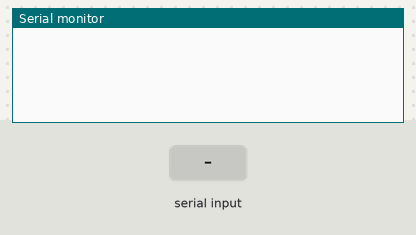
Bench run of a sketch on a simulated Arduino Uno, built with avr-gcc and run on an emulated ATmega328P. On the bench: the last lines printed to the serial monitor. The inputs (shaded band) are chosen by the test bench.

Above: at 1.2 s.
1.3 s: "MAJU" received over the second serial link
At 2.7 s:
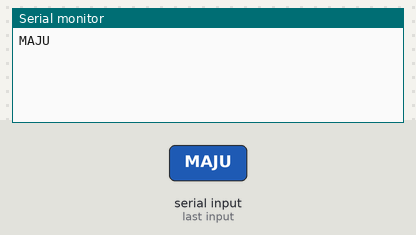
3.8 s: "MUNDUR" received over the second serial link
At 5.8 s:
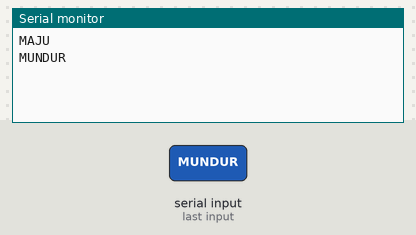
6.3 s: "1" received over the second serial link
At 7.6 s:
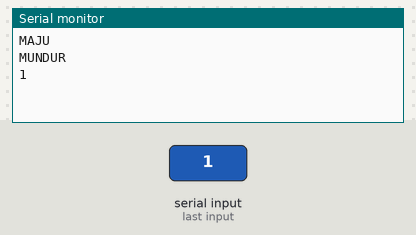

Measured:
- after the input at 1.3 s, the serial monitor: prints a new line after 1.0 s (image 1)
- after the input at 3.8 s, the serial monitor: prints a new line after 1.0 s (image 2)
- after the input at 6.3 s, the serial monitor: prints a new line after 1.0 s (image 3)

The sketch:

HC-05_RemoteControl.ino
```cpp
//----------------HC-05 Bluetooth--------------------//
//-----untuk yang ada garis miring 2 (//)------------//
//----Hapus dan sesuaikan dengan program.------------//
//--gabungkan program untuk HC-05 dan L298N----------//
//--Tambahkan penjelasan untuk setiap baris----------//
//Waktu pengerjaan sampai pertemuan selanjutnya------//
//---------Usahakan kirim secepatnya.----------------//
//--------kirim Tugas melalui Whatsapp---------------//
//Tugas harus sudah berhasil compile(tidak ada error)//
//-----Boleh sambil berdiskusi dengan yang lain------//

#include <SoftwareSerial.h>
SoftwareSerial bt (3,4);
void setup() {
    Serial.begin(9600);
    bt.begin(9600);
}

void loop() {
  String perintah;
  if(bt.available() !=0){
    perintah = bt.readString();
    perintah.toUpperCase();
    Serial.println(perintah);

    if(perintah == "MAJU"){
      //perintah maju untuk motor driver
    }
    else if(perintah == "MUNDUR"){
      //perintah Mundur untuk motor driver
    }
    //dst
  }
}
```
